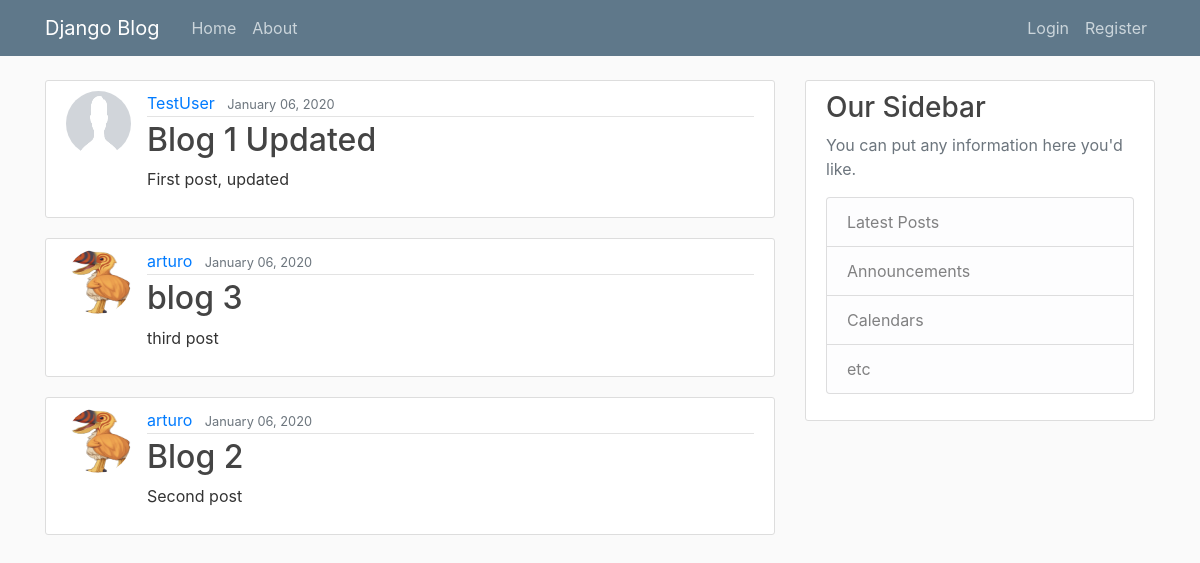
The app's page /, older data.
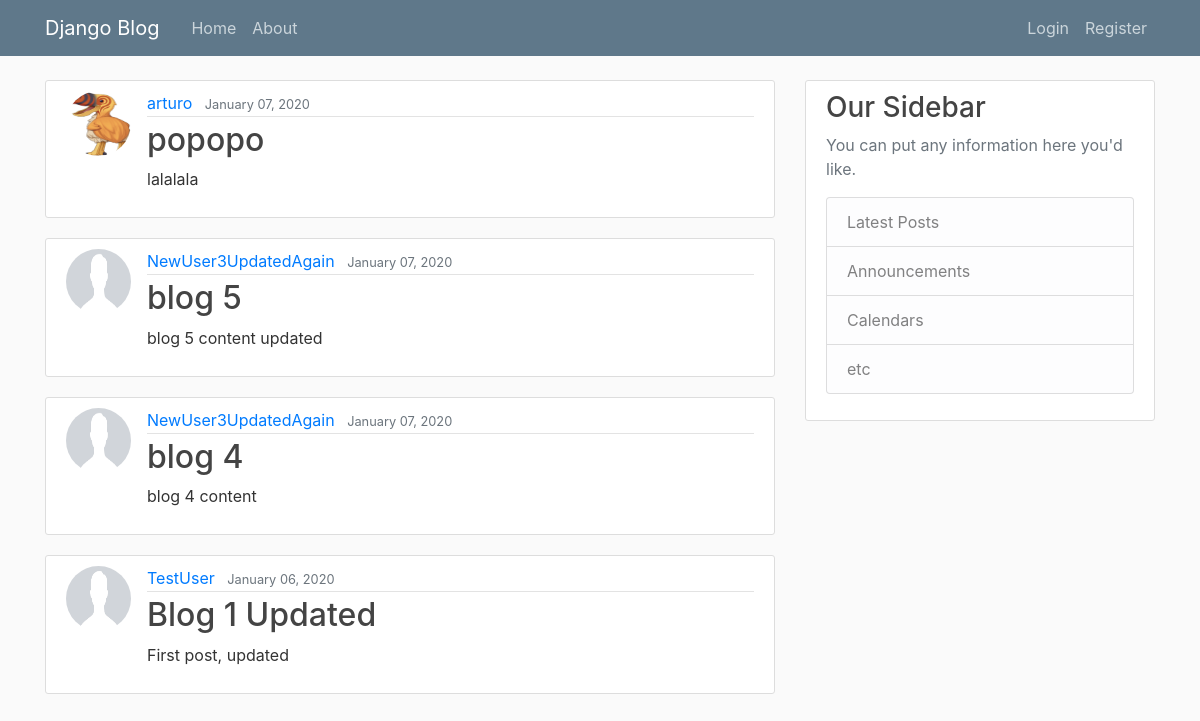
The same page, newer data.
### blog/models.py (models this page shows, shortened)
class Post(models.Model):
    title = models.CharField(max_length=100)
    content = models.TextField()
    date_posted = models.DateTimeField(default = timezone.now)
    author = models.ForeignKey(User, on_delete = models.CASCADE)

### users/models.py (models this page shows, shortened)
class Profile(models.Model):
    user = models.OneToOneField(User, on_delete=models.CASCADE)
    image = models.ImageField(default='default.jpg', upload_to='profile_pics')

### blog/views.py (the view)
# urls.py: path('', PostListView.as_view(), name='blog-home'),
class PostListView(ListView):
    model = Post
    template_name = 'blog/home.html' #app/model_view
    context_object_name = 'posts'
    ordering = ['-date_posted']
    paginate_by = 4

### blog/templates/blog/home.html
{% extends "blog/base.html" %}
{% block content %}
    {% for post in posts %}
    <article class="media content-section">
        <img class="rounded-circle article-img" src="{{ post.author.profile.image.url }}">
        <div class="media-body">
          <div class="article-metadata">
            <a class="mr-2" href="#">{{ post.author }}</a>
            <small class="text-muted">{{ post.date_posted|date:"F d, Y" }}</small>
          </div>
          <h2><a class="article-title" href="{% url 'post-detail' post.id %}">{{ post.title }}</a></h2>
          <p class="article-content">{{ post.content }}</p>
        </div>
    </article>
    {% endfor %}
{% endblock content %}

### blog/templates/blog/base.html (shortened to what this page needs)
{% load static %}
<!DOCTYPE html>
<html lang="en">
<head>
  <link rel="stylesheet" href="https://stackpath.bootstrapcdn.com/bootstrap/4.4.1/css/bootstrap.min.css"
>
  <link rel="stylesheet" type="text/css" href="{% static 'blog/main.css' %}">
</head>
<body>
  <header class="site-header">
    <nav class="navbar navbar-expand-md navbar-dark bg-steel fixed-top">
      <div class="container">
        <a class="navbar-brand mr-4" href="{% url 'blog-home' %}">Django Blog</a>
        <div class="collapse navbar-collapse" id="navbarToggle">
          <div class="navbar-nav mr-auto">
            <a class="nav-item nav-link" href="{% url 'blog-home' %}">Home</a>
            <a class="nav-item nav-link" href="{% url 'blog-about'%}">About</a>
          </div>
          <div class="navbar-nav">
            {% if user.is_authenticated %}
            <a class="nav-item nav-link" href="{% url 'post-create' %}">New Post</a>
            <a class="nav-item nav-link" href="{% url 'profile' %}">Profile</a>
            <a class="nav-item nav-link" href="{% url 'logout' %}">Logout</a>
            {% else %}
            <a class="nav-item nav-link" href="{% url 'login' %}">Login</a>
            <a class="nav-item nav-link" href="{% url 'register' %}">Register</a>
            {% endif %}
          </div>
        </div>
      </div>
    </nav>
  </header>
  <main role="main" class="container">
    <div class="row">
      <div class="col-md-8">
        {% block content %}{% endblock %}
      </div>
      <div class="col-md-4">
        <div class="content-section">
          <h3>Our Sidebar</h3>
          <p class='text-muted'>You can put any information here you'd like.
            <ul class="list-group">
              <li class="list-group-item list-group-item-light">Latest Posts</li>
              <li class="list-group-item list-group-item-light">Announcements</li>
              <li class="list-group-item list-group-item-light">Calendars</li>
              <li class="list-group-item list-group-item-light">etc</li>
            </ul>
          </p>
        </div>
      </div>
    </div>
  </main>
</body>
</html>

### blog/static/blog/main.css (style rules this page uses)
body { background: #fafafa; color: #333333; margin-top: 5rem; }
h1, h2, h3, h4, h5, h6 { color: #444444; }
ul { margin: 0; }
.bg-steel { background-color: #5f788a; }
.site-header .navbar-nav .nav-link { color: #cbd5db; }
.content-section { background: #ffffff; padding: 10px 20px; border: 1px solid #dddddd; border-radius: 3px; margin-bottom: 20px; }
.article-title { color: #444444; }
.article-content { white-space: pre-line; }
.article-img { height: 65px; width: 65px; margin-right: 16px; }
.article-metadata { padding-bottom: 1px; margin-bottom: 4px; border-bottom: 1px solid #e3e3e3 }

Row changes from the older to the newer data that the page shows:
removed Post: author.profile.image (picture), author "arturo", date_posted "January 06, 2020", title "blog 3", content "third post"
no longer on this page (row unchanged): Post: author.profile.image (picture), author "arturo", date_posted "January 06, 2020", title "Blog 2", content "Second post"
added Post: author.profile.image (picture), author "arturo", date_posted "January 07, 2020", title "popopo", content "lalalala"
added Post: author.profile.image (placeholder picture), author "NewUser3UpdatedAgain", date_posted "January 07, 2020", title "blog 5", content "blog 5 content updated"
added Post: author.profile.image (placeholder picture), author "NewUser3UpdatedAgain", date_posted "January 07, 2020", title "blog 4", content "blog 4 content"
